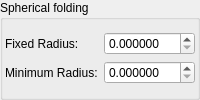
    <widget class="QGroupBox" name="groupBox_2">
     <property name="title">
      <string>Spherical folding</string>
     </property>
     <layout class="QVBoxLayout" name="verticalLayout_4">
      <property name="leftMargin">
       <number>2</number>
      </property>
      <property name="topMargin">
       <number>2</number>
      </property>
      <property name="rightMargin">
       <number>2</number>
      </property>
      <property name="bottomMargin">
       <number>2</number>
      </property>
      <item>
       <layout class="QGridLayout" name="gridLayout_2" columnstretch="0,1">
        <item row="0" column="1">
         <widget class="MyDoubleSpinBox" name="spinbox_mandelbox_folding_fixed_radius">
          <property name="sizePolicy">
           <sizepolicy hsizetype="Minimum" vsizetype="Maximum">
            <horstretch>0</horstretch>
            <verstretch>0</verstretch>
           </sizepolicy>
          </property>
          <property name="prefix">
           <string/>
          </property>
          <property name="suffix">
           <string/>
          </property>
          <property name="decimals">
           <number>6</number>
          </property>
          <property name="minimum">
           <double>0.000000000000000</double>
          </property>
          <property name="maximum">
           <double>99.998999999999995</double>
          </property>
          <property name="singleStep">
           <double>0.100000000000000</double>
          </property>
         </widget>
        </item>
        <item row="1" column="1">
         <widget class="MyDoubleSpinBox" name="spinbox_mandelbox_folding_min_radius">
          <property name="sizePolicy">
           <sizepolicy hsizetype="Minimum" vsizetype="Maximum">
            <horstretch>0</horstretch>
            <verstretch>0</verstretch>
           </sizepolicy>
          </property>
          <property name="prefix">
           <string/>
          </property>
          <property name="suffix">
           <string/>
          </property>
          <property name="decimals">
           <number>6</number>
          </property>
          <property name="minimum">
           <double>0.000000000000000</double>
          </property>
          <property name="maximum">
           <double>99.998999999999995</double>
          </property>
          <property name="singleStep">
           <double>0.100000000000000</double>
          </property>
         </widget>
        </item>
        <item row="1" column="0">
         <widget class="QLabel" name="label_10">
          <property name="text">
           <string>Minimum Radius:</string>
          </property>
         </widget>
        </item>
        <item row="0" column="0">
         <widget class="QLabel" name="label_9">
          <property name="text">
           <string>Fixed Radius:</string>
          </property>
         </widget>
        </item>
       </layout>
      </item>
     </layout>
    </widget>
